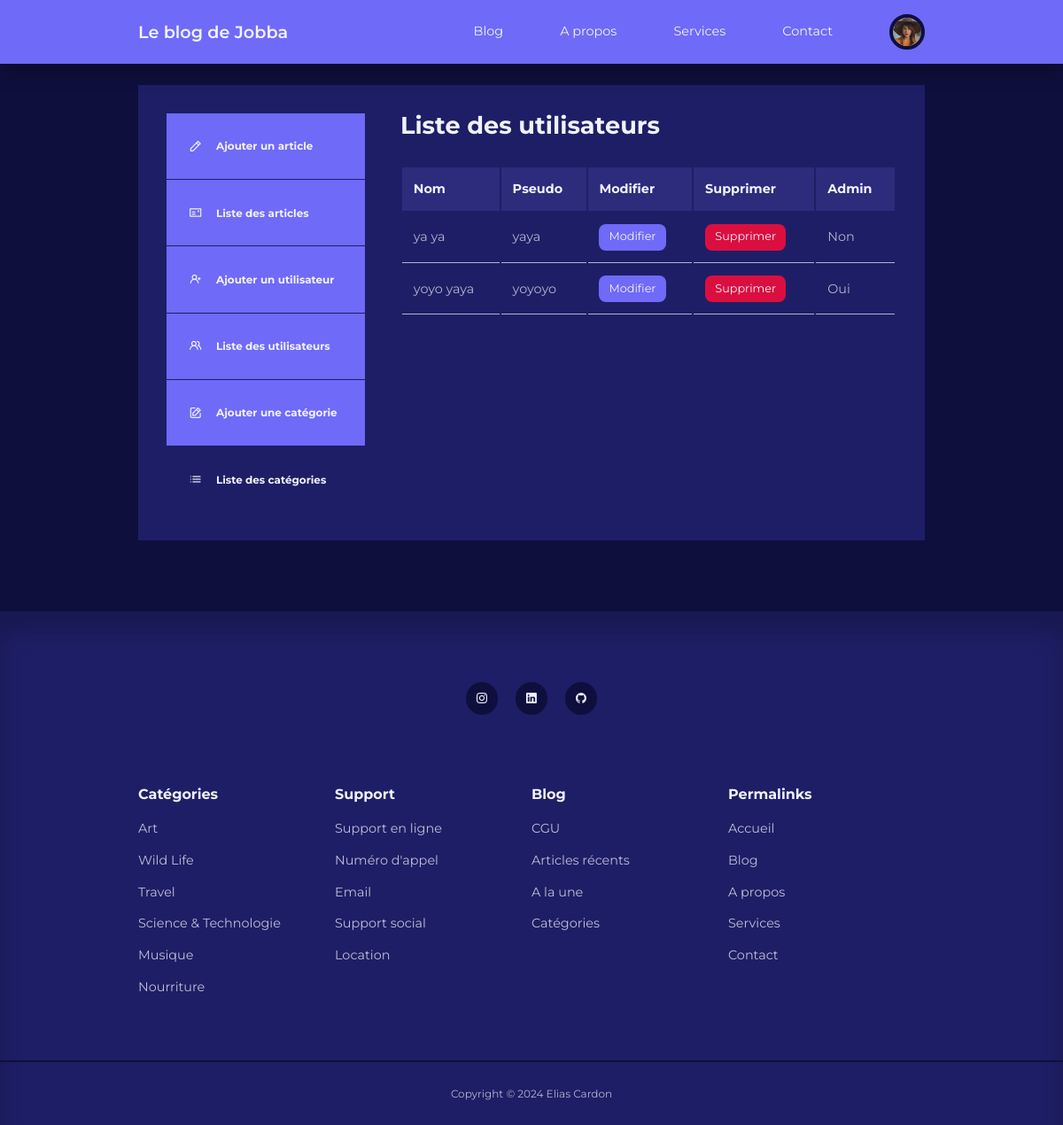
/backend/admin/manage-user.php (signed in), run on an earlier commit of the app's database.
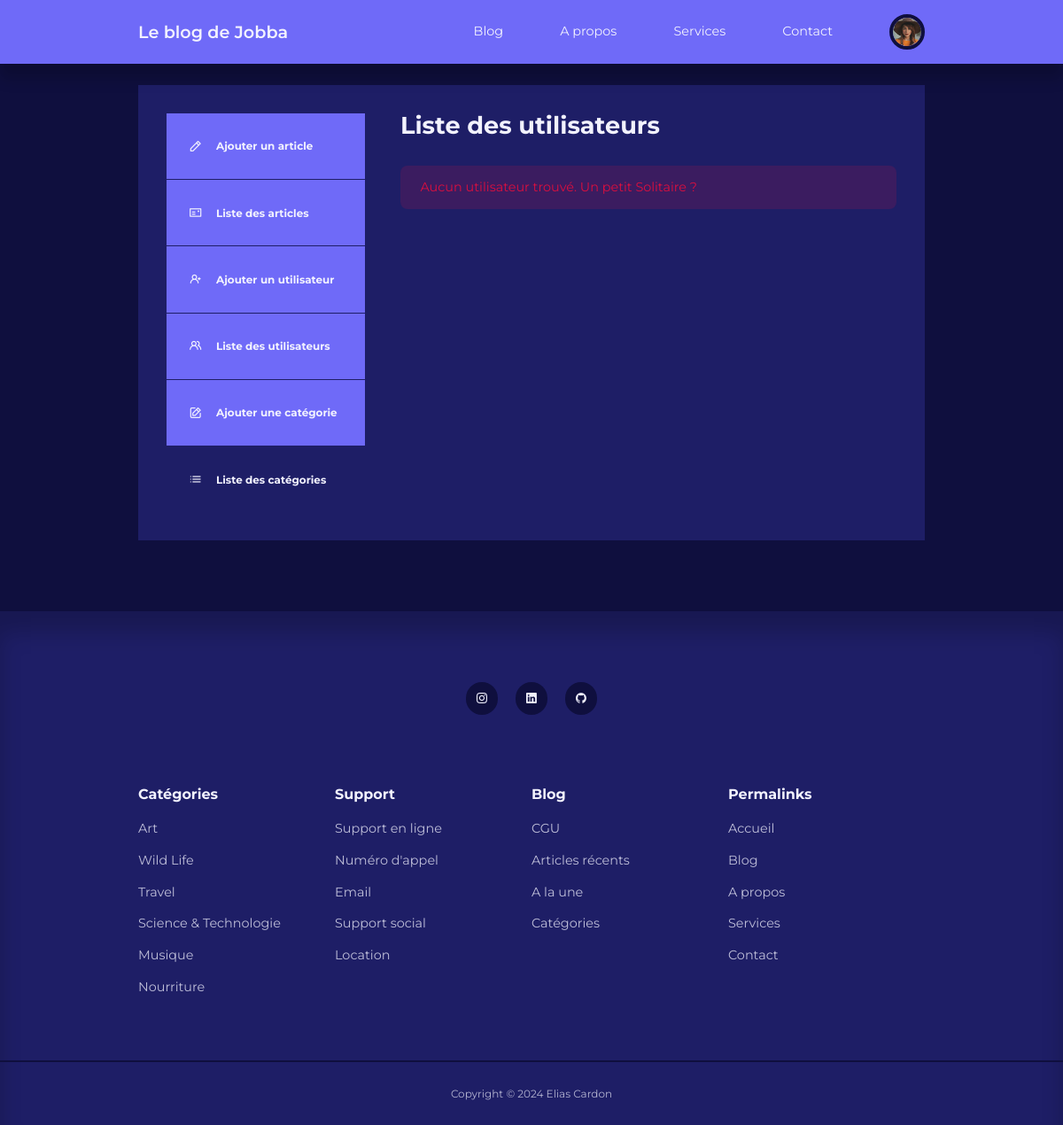
And on a later commit of the database.
### tables this page shows
CREATE TABLE IF NOT EXISTS `users` (
  `id` int UNSIGNED NOT NULL AUTO_INCREMENT,
  `firstname` varchar(50) NOT NULL,
  `lastname` varchar(50) NOT NULL,
  `username` varchar(50) NOT NULL,
  `email` varchar(100) NOT NULL,
  `password` varchar(255) NOT NULL,
  `avatar` varchar(255) NOT NULL,
  `is_admin` tinyint(1) NOT NULL,
  PRIMARY KEY (`id`)
);

### backend/admin/manage-user.php (the view, shortened to what this page needs)
<?php
require './partials/header.php';
$current_admin_id = $_SESSION['user-id'];
$query = "SELECT * FROM `users` WHERE NOT id='$current_admin_id'";
$users = mysqli_query($connection, $query);
?>
<section class="dashboard">
    <div class="container dashboard__container">
        <aside>
            <ul>
                <li>
                    <a href="add-post.php">
                        <i class="uil uil-pen"></i>
                        <h5>Ajouter un article</h5>
                    </a>
                </li>
                <li>
                    <a href="index.php">
                        <i class="uil uil-postcard"></i>
                        <h5>Liste des articles</h5>
                    </a>
                </li>
                <?php if (isset($_SESSION['user_is_admin'])): ?>
                    <li>
                        <a href="add-user.php">
                            <i class="uil uil-user-plus"></i>
                            <h5>Ajouter un utilisateur</h5>
                        </a>
                    </li>
                    <li>
                        <a href="manage-user.php">
                            <i class="uil uil-users-alt"></i>
                            <h5>Liste des utilisateurs</h5>
                        </a>
                    </li>
                    <li>
                        <a href="add-category.php">
                            <i class="uil uil-edit"></i>
                            <h5>Ajouter une catégorie</h5>
                        </a>
                    </li>
                    <li>
                        <a href="manage-category.php" class="active">
                            <i class="uil uil-list-ul"></i>
                            <h5>Liste des catégories</h5>
                        </a>
                    </li>
                <?php endif; ?>
            </ul>
        </aside>
        <main>
            <h2>Liste des utilisateurs</h2>
            <?php if (mysqli_num_rows($users) > 0) : ?>
            <table>
                <thead>
                <tr>
                    <th>Nom</th>
                    <th>Pseudo</th>
                    <th>Modifier</th>
                    <th>Supprimer</th>
                    <th>Admin</th>
                </tr>
                </thead>
                <tbody>
                <?php while ($user = mysqli_fetch_assoc($users)) : ?>
                    <tr>
                        <td><?= "{$user['firstname']} {$user['lastname']}" ?></td>
                        <td><?= $user['username'] ?></td>
                        <td><a href="<?= ROOT_URL ?>backend/admin/edit-user.php?id=<?= $user['id'] ?>" class="btn sm">Modifier</a></td>
                        <td><a href="<?= ROOT_URL ?>backend/admin/delete-user.php?id=<?= $user['id'] ?>" class="btn sm danger">Supprimer</a></td>
                        <td><?= $user['is_admin'] ? 'Oui' : 'Non' ?></td>
                    </tr>
                <?php endwhile; ?>
                </tbody>
            </table>
            <?php else : ?>
            <div class="alert__message error"><?= "Aucun utilisateur trouvé. Un petit Solitaire ?" ?></div>
            <?php endif ?>
        </main>
    </div>
</section>
<?php
require '../partials/footer.php';
?>
</body>
</html>

What changed in the data, as far as the page shows it:
removed users: firstname "ya", lastname "ya", username "yaya", is_admin "Non"
removed users: firstname "yoyo", lastname "yaya", username "yoyoyo", is_admin "Oui"
Also different on the page:
text no longer shown: "Nom Pseudo Modifier Supprimer Admin"
text now shown: "Aucun utilisateur trouvé. Un petit Solitaire ?"
